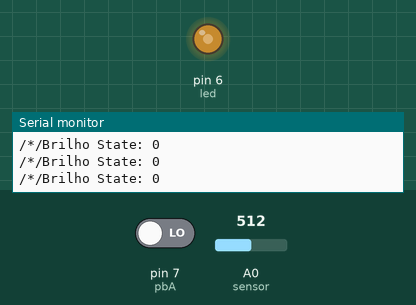
This sketch was run on a simulated Arduino Uno, built with avr-gcc and run on an emulated ATmega328P. Parts: output pins drawn as LEDs (lit = HIGH), the last lines printed to the serial monitor. The test bench sets the inputs (shaded band); at power-on: pin 7 (pbA) LOW, A0 (sensor) = 512.

Above: at 1.2 s.
1.3 s: pin 7 (pbA) driven HIGH
At 1.6 s:
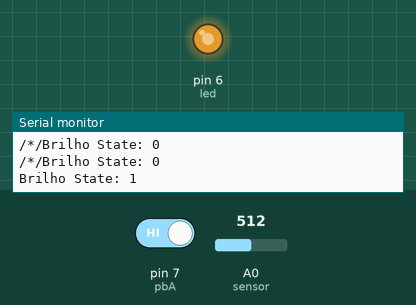
4.3 s: A0 (sensor) set to 489
At 5.2 s:
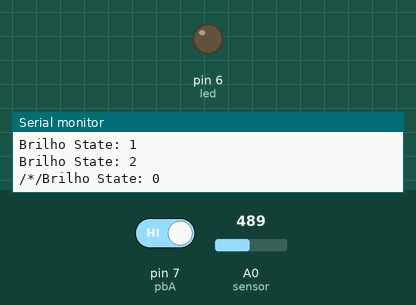
5.8 s: A0 (sensor) set to 510
At 6.3 s:
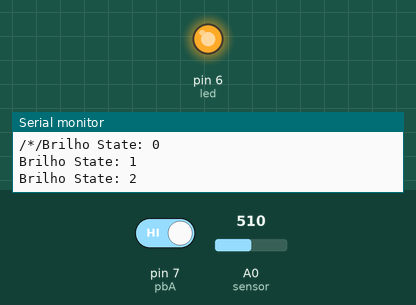
8.8 s: A0 (sensor) set to 490
Timing chart, 0 to 11.3 s (numbered marks = the images above; inputs shaded):
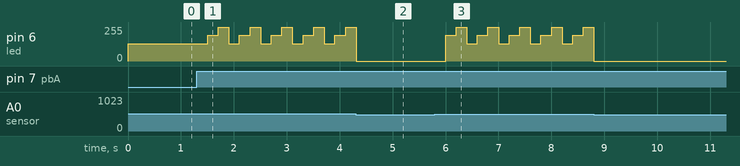

The sketch:

Luz_noturna.ino
```cpp
int led = 6;
int sensorValue = 0; // Valor do sensor inicializado a 0
int pbA = 7; // Botão ligado ao pino 6
int brightnessLevel = 0; // Nível de brilho do LED

void setup() {
  pinMode(pbA, INPUT); // Usa o resistor pull-up interno
  Serial.begin(9600); // Configura a taxa de comunicação serial para 9600 bps
  pinMode(led, OUTPUT); // Define o pino 7 (LED) como saída
}

void loop() {
  sensorValue = analogRead(A0); // Lê o valor do sensor LDR no pino A0
  // Serial.print("LDR Value: ");
  // Serial.println(sensorValue); // Imprime o valor do sensor no monitor serial

  int buttonState = digitalRead(pbA); // Lê o estado do botão
  // Serial.print("Button State: ");
  // Serial.println(buttonState); // Imprime o estado do botão no monitor serial

  if (sensorValue > 500) { // Se o valor do sensor for superior a 500 (indicando pouca luz)
    if (buttonState == HIGH) {
      // Se o botão foi pressionado (transição de HIGH para LOW)
      brightnessLevel++; // Incrementa o nível de brilho
      if (brightnessLevel > 2) {
        brightnessLevel = 0; // Retorna ao nível de brilho mais baixo após o nível mais alto
      }
      delay(200); // Atraso para evitar múltiplas detecções de um único clique
    }

    // Ajusta o brilho do LED com base no nível de brilho selecionado
    if (brightnessLevel == 0) {
      analogWrite(led, 128); // Brilho médio-baixo (50% de 255)
      Serial.print("/*/");
    } else if (brightnessLevel == 1) {
      analogWrite(led, 192); // Brilho médio-alto (75% de 255)
    } else if (brightnessLevel == 2) {
      analogWrite(led, 255); // Brilho máximo (100% de 255)
    }
    Serial.print("Brilho State: ");
    Serial.println(brightnessLevel);
  } else {
    analogWrite(led, 0); // Desliga o LED se não estiver escuro
  }
}
```

Measured:
- the behaviour switches between 501 and 500 on A0 (sensor) (found by bisection; images 1 and 2)
- after the input at 1.3 s, pin 6 (led): 128/255 → 192/255 after 0.21 s, then repeats every 0.60 s: 255/255 0.20 s, 128/255 0.20 s, 192/255 0.20 s
- after the input at 5.8 s, pin 6 (led): 0/255 → 192/255 after 0.20 s, then repeats every 0.60 s: 255/255 0.20 s, 128/255 0.20 s, 192/255 0.20 s
